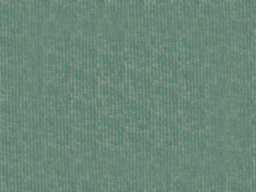
#> input picture nuovi/fiumi/acqua.png, 256 x 192 px
$ python -i 15_fiumi.py   (imports and definitions only)
#> lines starting #> are read from the running program, lines starting #| are printed output that depends on the picture
#> further down, picture is the input picture: PIL image 256x192 RGBA; mean R, G, B, A 105.9, 135.9, 120.2, 255
"""[§9.97] Le texture ripetute di fiumi e strade disegnati come linee
(game/src/rivers.js), dai dipinti dell'autore:
- nuovi/fiumi/acqua.png: l'acqua di nuovi/sprites/Fiume_Completo.png, resa
  senza cuciture (incrocio col ritaglio spostato di mezza misura);
- nuovi/fiumi/sassi.png: i sassolini del sentiero di strada4 (gmx/), sei
  presi singoli dal dipinto (le macchie isolate di 45-90 px), in grigio
  (la luminosita' relativa, il colore lo da' il gioco) e alpha, uno ogni
  SASSO px, in una riga per misura (SASSO_SCALE, rimpiccioliti qui con un
  buon filtro): il "pennello" che il gioco timbra lungo le strade
  (suggerimento dell'autore: il sentiero e' un pennello che ripete la
  stessa particella con una gamma di colori).
- nuovi/fiumi/carta.png: la grana di carta dell'acqua, in grigio (media
  200): il gioco la colora per i ponti (piano, parapetti, facciata), come
  nel ponte dipinto (Ponte_5), che ha la stessa grana.
La pipeline (tools/05_atlas.py) le mette fra gli sfondi ripetuti.

  python3 tools/15_fiumi.py
"""
import os
from PIL import Image, ImageStat

ROOT = os.path.dirname(os.path.dirname(os.path.abspath(__file__)))
SRC = os.path.join(ROOT, "nuovi", "sprites", "Fiume_Completo.png")
OUT = os.path.join(ROOT, "nuovi", "fiumi", "acqua.png")
ROAD_SRC = os.path.join(ROOT, "gmx", "sprites", "images", "strada4_0.png")
STONES_OUT = os.path.join(ROOT, "nuovi", "fiumi", "sassi.png")
PAPER_OUT = os.path.join(ROOT, "nuovi", "fiumi", "carta.png")
SASSO, N_SASSI = 16, 6
# [§9.97] le misure gia' pronte (una riga per misura): il gioco usa la riga
# piu' vicina quasi a scala 1, invece di rimpicciolire al volo (sfocava)
SASSO_SCALE = [0.3, 0.45, 0.65, 0.9, 1.15]
BOX = (2620, 1005, 2620 + 256, 1005 + 192)  # solo acqua, niente bordi


def seamless(im):
    w, h = im.size
#> w = 256; h = 192
    a = im.load()
    rolled = Image.new("RGBA", (w, h))
#> rolled: PIL image 256x192 RGBA; every value is 0
    rolled.paste(im.crop((w // 2, h // 2, w, h)), (0, 0))
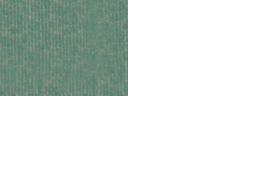
#> rolled: PIL image 256x192 RGBA; mean R, G, B, A 26.4, 33.9, 30, 63.8; transparent parts drawn white
    rolled.paste(im.crop((0, h // 2, w // 2, h)), (w - w // 2, 0))
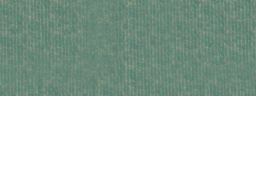
#> rolled: PIL image 256x192 RGBA; mean R, G, B, A 52.9, 67.9, 60.1, 127.5; transparent parts drawn white
    rolled.paste(im.crop((w // 2, 0, w, h // 2)), (0, h - h // 2))
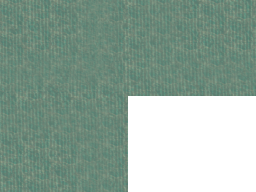
#> rolled: PIL image 256x192 RGBA; mean R, G, B, A 79.4, 101.9, 90.1, 191.2; transparent parts drawn white
    rolled.paste(im.crop((0, 0, w // 2, h // 2)), (w - w // 2, h - h // 2))
    b = rolled.load()
    out = Image.new("RGBA", (w, h))
    o = out.load()
    for y in range(h):
        for x in range(w):
            # peso dell'originale: 1 al centro, 0 sui bordi (dove il ritaglio
            # spostato e' continuo con la piastrella accanto)
            m = min(x, w - 1 - x) / (w / 2), min(y, h - 1 - y) / (h / 2)
            k = min(1.0, 2 * min(m))
            o[x, y] = tuple(round(a[x, y][c] * k + b[x, y][c] * (1 - k)) for c in range(3)) + (255,)
    return out


# [74 lines left out: functions convex, stones, main, not called in this run]


# [2 lines not run here, left out]

>>> from PIL import Image
>>> picture = Image.open('../nuovi/fiumi/acqua.png')
>>> result = seamless(picture)
